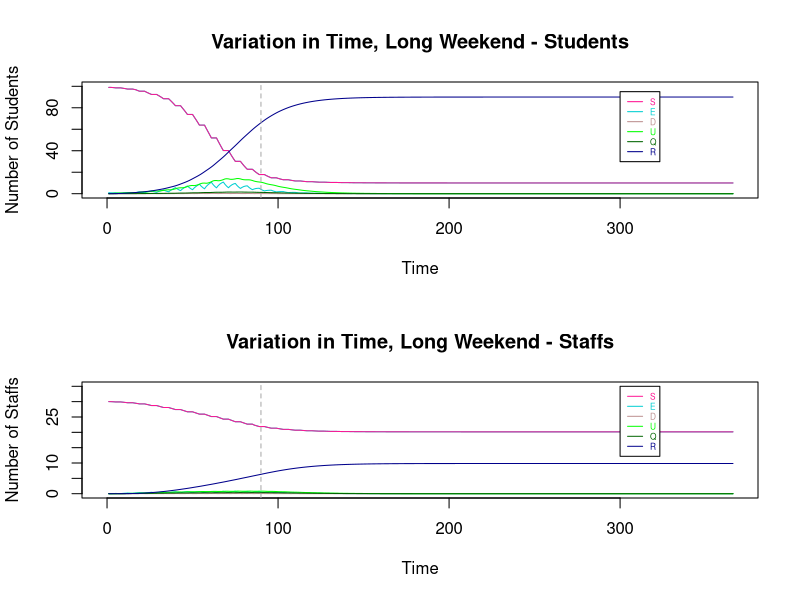

This chart was generated by the following R code:
# Variation in SCHOOL OPENING TIME
# (da1)
###################################################################################################################

# Parameters
Ta = matrix(c(0.64,1), nrow = 2) # transmissibility of student and staff
Ca = matrix(c(0.79,1), nrow = 1)  # susceptibility of student and staff
tau = c(0.54, 0.54/2)  # individual transmission rate within and outside the bubble
# set p: the transmission rate: 
p1 = Ta %*% Ca
# p = (student-student same bubble, student-student different, staff-student, student-staff, staff-staff both teaching same or different bubbles)
p = c(p1[1,1]*tau[1], p1[1,1]*tau[2], p1[2,1]*tau[2], p1[1,2]*tau[2], p1[2,2]*tau[2]) #RHO

a = 0.2  # ALPHA: rate from latent to infection
d = c(0.1,0.3) # d:probability of an infection is detectable/symptomatic for student and staff
e = 0.138 # EPSILON: the relative transmission for undetectable compared to detectable
o = 0.75  # THETA: rate of getting quanrantined 
y = 0.1 # GAMMA:recovery rate (differ by age and compartments)

r.values = c(9,3,10,3,3)  # r:contact r people (should be changing with time), in the same order as p (RHO)

T = 366
N = 10 # student number in each bubble


###################################################################################################################

# Define dataframe - students bubbles 1-10 and total staff
# Define array 
B <- matrix(rep(0), T, 7)
A <- array(rep(B), dim = c(T, 7, 11))

A[,1,] <- 10 #  S
A[,7,] <- 10 #  N
A[,1,11] <- 30  # 30 staffs are S initially
A[,7,11] <- 50 #  50 staffs in total (20 of them work from home)
A[1,,1] <- c(9,1,0,0,0,0,10)   # initials

dimnames(A) <- list(1:T, c("S","E","D","U","Q","R","N"), c(sprintf("B%d", 1:10),"Staff"))  # name the array

head(A)
da1 <- as.data.frame(A)

###################################################################################################################

# Set initials
S <- matrix(rep(0), T+1, 10)
E <- matrix(rep(0), T+1, 10)
D <- matrix(rep(0), T+1, 10)
U <- matrix(rep(0), T+1, 10)
Q <- matrix(rep(0), T+1, 10)
R <- matrix(rep(0), T+1, 10)
r <- matrix(rep(0), T+1, 10)

S.Staff=S1=S2=S3=S4=S5=S6=S
E.Staff=E1=E2=E3=E4=E5=E6=E
D.Staff=D1=D2=D3=D4=D5=D6=D
U.Staff=U1=U2=U3=U4=U5=U6=U
Q.Staff=Q1=Q2=Q3=Q4=Q5=Q6=Q
R.Staff=R1=R2=R3=R4=R5=R6=R
r1=r2=r3=r4=r5=r

S5.diff=S2.diff=S
E5.diff=E2.diff=E
D5.diff=D2.diff=D
U5.diff=U2.diff=U
R5.diff=R2.diff=R
r5.diff=r2.diff=r

S.Staff.change = S.Staff



###################################################################################################################
# The Symbols for the Dynamic system 

# STUDENTS
# S, E, D, U, Q, R : (without subscript of numbers) TOTAL number of students in each compartment (for an individual bubble)

# S1, E1, D1, U1, Q1, R1: TOTAL number of students in each compartments with ONLY the intractions WITHIN bubbles (for an individual bubble)

# S2.diff, E2.diff, D2.diff, U2.diff, R2.diff : TOTAL number of students that are not in the specified bubble (for an individual bubble)

# S2, E2, D2, U2, Q2, R2: CHANGE of number of students in each compartments by BETWEEN-BUBBLES interactions (for an individual bubble)

# S3, E3, D3, U3, Q3, R3 : CHANGE of number of students in each compartments by their teaching staffs (for an individual bubble)

# STAFFS
# S.Staff, E.Staff, D.Staff, U.Staff, Q.Staff, R.Staff : (without subscript of numbers) TOTAL number of STAFF in each compartment (for those teaching an individual bubble)

# S4, E4, D4, U4, Q4, R4: CHANGE of number of staffs in each compartments by the students they teach (for those teaching an individual bubble)

# S5.diff, E5.diff, D5.diff, U5.diff, R5.diff : TOTAL number of staffs that are not teaching the specified bubble (for those teaching an individual bubble)

# S5, E5, D5, U5, Q5, R5 : CHANGE of number of staffs in each compartments by staffs teaching other bubbles (for those teaching an individual bubble)

# S6, E6, D6, U6, Q6, R6 : CHANGE of number of staffs in each compartments by the staffs teaching the same bubble (for those teaching an individual bubble)

# r are the number of sesceptible contacts that an infection case would contact (vary with situations)

# Staff.School : the number of staff at school of teaching each bubble

# Staff.rp : the number of staff that can come to teach the bubble that were working from home

# TUTOR GROUP

# S.Std_Std : CHANGE of number of student in tutor group by infections within tutor group

# S.Std1 : CHANGE of number of student in bubble j by infections within tutor group

# S.Std2 : CHANGE of number of student in bubble j by infections from the tutor

# S.Stf, E.Stf, D.Stf, U.Stf, Q.Stf, R.Stf : Total number of tutors being infected in tutor group j

###################################################################################################################

# i : time step start from 1 
# j : bubble number 1 to 10

for (i in 1:T){
  for (j in 1:10){  
    
    ###### For STUDENTS
    
    # initals
    S[1,j] =  da1[1,paste("S.B", j, sep = "")]
    E[1,j] =  da1[1,paste("E.B", j, sep = "")]
    D[1,j] =  da1[1,paste("D.B", j, sep = "")]
    U[1,j] =  da1[1,paste("U.B", j, sep = "")]
    Q[1,j] =  da1[1,paste("Q.B", j, sep = "")]
    R[1,j] =  da1[1,paste("R.B", j, sep = "")]
    
    # STUDENT to STUDENT in the SAME BUBBLE
    S1[1,j] =  da1[1,paste("S.B", j, sep = "")]
    E1[1,j] =  da1[1,paste("E.B", j, sep = "")]
    D1[1,j] =  da1[1,paste("D.B", j, sep = "")]
    U1[1,j] =  da1[1,paste("U.B", j, sep = "")]
    Q1[1,j] =  da1[1,paste("Q.B", j, sep = "")]
    R1[1,j] =  da1[1,paste("R.B", j, sep = "")]
    r1[1,j] =  S[1,j]  # number of contact depends on how many S in the bubble
    
    # This formula comes from the dynamic equations (in powerpoint slide 4)
    S1[i+1,j] = S[i,j] - r1[i,j]*p[1]*(D[i,j]+e*U[i,j])
    E1[i+1,j] = E[i,j] + r1[i,j]*p[1]*(D[i,j]+e*U[i,j]) - a*E[i,j]
    D1[i+1,j] = D[i,j] + a*d[1]*E[i,j] - o*D[i,j]
    U1[i+1,j] = U[i,j] + a*(1-d[1])*E[i,j] - y*U[i,j]
    Q1[i+1,j] = Q[i,j] + o*D[i,j] - y*Q[i,j]
    R1[i+1,j] = R[i,j] + y*(Q[i,j]+U[i,j])
    r1[i+1,j] = S[i,j] 
    
    
    # STUDENT to STUDENT in DIFFERENT BUBBLES #
    # number of contact for each individual in bubble j to students in other bubbles
    r2.diff[1,j] =  3  # each student in j contact 3 students in other bubbles
    r2.diff[i+1,j] = r2.diff[i,j]    
    # the total number of contacts of the students in bubble j
    m = round(r2.diff[i,j]*(S[i,j]))  # only Susceptible individuals in j might be infected by students in other bubbles
    
    # inital values of total number of students at school not in bubble j
    # (only S,E,D,U are at school, currently not considered recovery come back to school yet)
    S2.diff[1,j] = 90
    E2.diff[1,j] = 0
    D2.diff[1,j] = 0
    U2.diff[1,j] = 0
    R2.diff[1,j] = 0
    
    # Subset for S,E,D,U compartments of all bubbles 
    all.S = (c(1:ncol(da1)) %% 7) == 1
    all.E = (c(1:ncol(da1)) %% 7) == 2
    all.D = (c(1:ncol(da1)) %% 7) == 3
    all.U = (c(1:ncol(da1)) %% 7) == 4
    all.R = (c(1:ncol(da1)) %% 7) == 6
    
    #total number of students at school not in bubble j (and not staff: the reason of removing the last column)
    # The number of S, E, D, U at time i, different to bubble j
    S2.diff[i,j] = round(sum((da1[i,(all.S)][,-j])[,c(1:ncol(da1[i,(all.S)][,-j])-1)]))
    E2.diff[i,j] = round(sum((da1[i,(all.E)][,-j])[,c(1:ncol(da1[i,(all.E)][,-j])-1)]))
    D2.diff[i,j] = round(sum((da1[i,(all.D)][,-j])[,c(1:ncol(da1[i,(all.D)][,-j])-1)]))
    U2.diff[i,j] = round(sum((da1[i,(all.U)][,-j])[,c(1:ncol(da1[i,(all.U)][,-j])-1)]))
    R2.diff[i,j] = round(sum((da1[i,(all.R)][,-j])[,c(1:ncol(da1[i,(all.R)][,-j])-1)]))
    
    # make a list of S, E, D, U not in bubble j (the times of repeat is the number of students in each compartment)
    list = c(rep("S", S2.diff[i,j]), rep("E", E2.diff[i,j]), rep("D", D2.diff[i,j]), rep("U", U2.diff[i,j]), rep("R", R2.diff[i,j]))
    
    #count the number of S,E,D,U that students in j contacted to
    # " sample(list, m, replace = TRUE) ": Randomly select m from list
    set.seed(123)
    countS = sum((sample(list, m, replace = TRUE))=="S") # for students in bubble j: the number of contact outside bubble j are S
    countE = sum((sample(list, m, replace = TRUE))=="E") # for students in bubble j: the number of contact outside bubble j are E
    countD = sum((sample(list, m, replace = TRUE))=="D") # for students in bubble j: the number of contact outside bubble j are D
    countU = sum((sample(list, m, replace = TRUE))=="U") # for students in bubble j: the number of contact outside bubble j are U
    countR = sum((sample(list, m, replace = TRUE))=="R") # for students in bubble j: the number of contact outside bubble j are R
    
    
    # The number of change in S and E compartments by interactions from other bubbles to bubbles j (only the partial effect)
    # initial (no intractions between bubbles at time 1)
    S2[1,j] = 0
    E2[1,j] = 0
    
    # The change in S and E for bubble j only depends on the number of:
    # 1. (   susceptible students in bubble j: r1[i,j] = S[i,j]   ) and 
    # 2. (   number of detectable/symtomatic and undetectable/asymtomatic that are contacted in other bubbles: countD+e*countU   
    #                                                        -- e is because the effectiveness on D and U in infection rate are different)
    S2[i+1,j] = -p[2]*(countD+e*countU)  # Only the change because of other bubbles
    E2[i+1,j] = p[2]*(countD+e*countU)  # Only the change because of other bubbles, so those Es goes into D/U compartments are included in E1
    
    
    # STAFF to STUDENTs they teach 
    # initial - there is no change of S and E initially
    S3[1,j] = 0
    E3[1,j] = 0
    r3[1,j] = r.values[3]
    
    # The change in S and E for bubble j depends on the number of D and U of staffs
    S3[i+1,j] = - r1[i,j]*p[3]*(D.Staff[i,j]+e*U.Staff[i,j])  
    E3[i+1,j] = r1[i,j]*p[3]*(D.Staff[i,j]+e*U.Staff[i,j]) 
    r3[i+1,j] =  S[i,j]
    
    
   
    
    # TOTAL on STUDNETS 
    if (S1[i+1,j] + S2[i+1,j] + S3[i+1,j] >= 0){   # The total number of S has to be >= 0
      S[i+1,j] = S1[i+1,j] + S2[i+1,j] + S3[i+1,j] 
      E[i+1,j] = E1[i+1,j] + E2[i+1,j] + E3[i+1,j]
    }
    else {  # If not, S = 0, 
      #         E = previous (time step) amout of E - the same amount of students reduced in S compartment - those move to the next compartments
      S[i+1,j] = 0
      E[i+1,j] = E[i,j] - (S[i+1,j]-S[i,j]) - a*E[i,j]
    }
    
    D[i+1,j] = D1[i+1,j]
    U[i+1,j] = U1[i+1,j]
    Q[i+1,j] = Q1[i+1,j]
    R[i+1,j] = R1[i+1,j]
    
    
    ###### For STAFF
    
    # Assume there are 50 staffs in total, initially 30 of them teach students. 
    # The overall effect on STAFF (stdent -> staff  &   staff -> staff in same / different bubble)
    
    # initials
    S.Staff[1,] =  3
    E.Staff[1,] =  0
    D.Staff[1,] =  0
    U.Staff[1,] =  0
    Q.Staff[1,] =  0
    R.Staff[1,] =  0
    
    # STUDENT to STAFF
    # initials
    S4[1,j] = 0
    r4[1,j] = r.values[4]  
    
    # Only S and E compartments will change directly by the infection cause by studnets (E3 = -S3)
    S4[i+1,j] = - r4[i]*p[4]*(D[i,j]+e*U[i,j])
    r4[i+1,j] = S.Staff[i,j]
    
    
    # STAFF to STAFF (teach same bubble)
    # initials
    S6[1,j] = 0
    
    # Only S and E compartments will change directly by the infection cause by staffs teach same bubble (E6 = -S6)
    S6[i+1,j] = - r4[i]*p[5]*(D.Staff[i,j]+e*U.Staff[i,j])
    
    
    # STAFF to STAFF (teach different bubbles)
    # number of contact for each individual staff teach bubble j to the staffs teach other bubbles
    r5.diff[1,j] =  3  # each staff teach j contact 3 staffs teach other bubbles
    r5.diff[i+1,j] = r5.diff[i,j]    
    # the total number of contacts of the students in bubble j
    m.Staff = round(r5.diff[i,j]*(S.Staff[i,j]))  # only Susceptible staffs in j might be infected 
    
    # inital values of total number of staff at school not teach bubble j
    # (only S,E,D,U are at school, currently not considered recovery come back to school yet)
    S5.diff[1,] = 27
    E5.diff[1,] = 0
    D5.diff[1,] = 0
    U5.diff[1,] = 0
    R5.diff[1,] = 0
    
    # The number of S, E, D, U at time i, not teaching to bubble j
    S5.diff[i,j] = round(sum(S.Staff[i,])-S.Staff[i,j])
    E5.diff[i,j] = round(sum(E.Staff[i,])-E.Staff[i,j])
    D5.diff[i,j] = round(sum(D.Staff[i,])-D.Staff[i,j])
    U5.diff[i,j] = round(sum(U.Staff[i,])-U.Staff[i,j])
    R5.diff[i,j] = round(sum(R.Staff[i,])-R.Staff[i,j])
    
    # make a list of S, E, D, U not teach bubble j (the times of repeat is the number of staff in each compartment)
    list.Staff = c(rep("S", S5.diff[i,j]), rep("E", E5.diff[i,j]), rep("D", D5.diff[i,j]), rep("U", U5.diff[i,j]), rep("R", R5.diff[i,j]))
    
    #count the number of S,E,D,U that staffs teaching bubble j contacted to
    # " sample(list.Staff, m.Staff, replace = TRUE) ": Randomly select m.Staff from list
    set.seed(123)
    count.StaffS = sum((sample(list.Staff, m.Staff, replace = TRUE))=="S") # for students in bubble j: the number of contact outside bubble j are S
    count.StaffE = sum((sample(list.Staff, m.Staff, replace = TRUE))=="E") # for students in bubble j: the number of contact outside bubble j are E
    count.StaffD = sum((sample(list.Staff, m.Staff, replace = TRUE))=="D") # for students in bubble j: the number of contact outside bubble j are D
    count.StaffU = sum((sample(list.Staff, m.Staff, replace = TRUE))=="U") # for students in bubble j: the number of contact outside bubble j are U
    count.StaffR = sum((sample(list.Staff, m.Staff, replace = TRUE))=="R") # for students in bubble j: the number of contact outside bubble j are R
    
    # The number of change in S and E compartments by staffs teach j and other staffs contacts
    # initial (no transmission at time 1)
    S5[1,j] = 0
    
    # The change in S and E for staffs teach bubble j only depends on the number of:
    # 1. (   susceptible staffs teach bubble j: r5[i,j] = S.Staff[i,j]   ) and 
    # 2. (   number of detectable/symtomatic and undetectable/asymtomatic staffs teach other bubbles: count.StaffD+e*count.StaffU
    #                                                        -- e is because the effectiveness on D and U in infection rate are different)
    S5[i+1,j] = - p[5]*(count.StaffD+e*count.StaffU)  # Only the change because of staff teach other bubbles
    # E5 = -S5
    
    
    
    # TOTAL on STAFF
    # the total change of staff
    
    S.Staff.change[1,j] = 0
    S.Staff.change[i+1,j] = -(S4[i+1,j] + S5[i+1,j] + S6[i+1,j])    
    
    # With larger number in each group, remove the overlapping cases of new infection by:
    # (There might be chance an individual staff is infected by both students he teach and other staff he contact with)
    # Here, use randomly choosing to reduce the overlapping change effect
    # # # count.StaffS_overlap = - round(S3[i+1,j] + S5[i+1,j] + S6[i+1,j]) # the infected cases/the change in S (with overlap)
    
    # This formula comes from the dynamic equations (in powerpoint slide 4)
    S.Staff[i+1,j] = S.Staff[i,j] - S.Staff.change[i+1,j]
    E.Staff[i+1,j] = E.Staff[i,j] + S.Staff.change[i+1,j] - a*E.Staff[i,j]
    D.Staff[i+1,j] = D.Staff[i,j] + a*d[2]*E.Staff[i,j] - o*D.Staff[i,j]
    U.Staff[i+1,j] = U.Staff[i,j] + a*(1-d[2])*E.Staff[i,j] - y*U.Staff[i,j]
    Q.Staff[i+1,j] = Q.Staff[i,j] + o*D.Staff[i,j] - y*Q.Staff[i,j]
    R.Staff[i+1,j] = R.Staff[i,j] + y*(Q.Staff[i,j]+U.Staff[i,j])
    
    
    
    # The change on Weekends
    #-----------------------------------------------------------------------------------------------------------------#
    ########## Long Weekend : School day from Monday to Thurday
    long = c(seq(0,T,7)-2, seq(0,T,7)-1, seq(0,T,7)-0)
    
    if (!is.na(match(i, setdiff(0:T,long))) == TRUE){  #if time i is weekday
    }
    
    else{  #if time i is weekend
      S[i+1,j] = S[i,j]
      E[i+1,j] = E[i,j] - a*E[i,j]
      
      S.Staff[i+1,j] = S.Staff[i,j]
      E.Staff[i+1,j] = E.Staff[i,j] - a*E.Staff[i,j]
      
    }   
    #-----------------------------------------------------------------------------------------------------------------#
    
    
    # Add the results of each time step i and each bubble j of each compartments to the dataframe da1
    da1[i,paste("S.B", j, sep = "")] <- S[i,j]
    da1[i,paste("E.B", j, sep = "")] <- E[i,j]
    da1[i,paste("D.B", j, sep = "")] <- D[i,j]
    da1[i,paste("U.B", j, sep = "")] <- U[i,j]
    da1[i,paste("Q.B", j, sep = "")] <- Q[i,j]
    da1[i,paste("R.B", j, sep = "")] <- R[i,j]
    
    da1[i,paste("S.", "Staff", sep = "")] <- sum(S.Staff[i,]) 
    da1[i,paste("E.", "Staff", sep = "")] <- sum(E.Staff[i,]) 
    da1[i,paste("D.", "Staff", sep = "")] <- sum(D.Staff[i,])
    da1[i,paste("U.", "Staff", sep = "")] <- sum(U.Staff[i,]) 
    da1[i,paste("Q.", "Staff", sep = "")] <- sum(Q.Staff[i,])
    da1[i,paste("R.", "Staff", sep = "")] <- sum(R.Staff[i,])
    
    # Sum up the total dynamic of students for all bubbles
    da1$S.Student[i] <- sum(S[i,])
    da1$E.Student[i] <- sum(E[i,])
    da1$D.Student[i] <- sum(D[i,])
    da1$U.Student[i] <- sum(U[i,])
    da1$Q.Student[i] <- sum(Q[i,])
    da1$R.Student[i] <- sum(R[i,])
    da1$N.Student[i] <- 100
    
  }
}

# Add extra columns 
for (i in 1:T){
  
  
  
  # reproduction rate Rt
  da1$Rt.Student[i] <- (da1$E.Student[i+1] + da1$D.Student[i+1] + da1$U.Student[i+1] + da1$Q.Student[i+1]) / 
    (da1$E.Student[i] + da1$D.Student[i] + da1$U.Student[i] + da1$Q.Student[i])
  
  da1$Rt.Staff[i] <- (da1$E.Staff[i+1] + da1$D.Staff[i+1] + da1$U.Staff[i+1] + da1$Q.Staff[i+1]) / 
    (da1$E.Staff[i] + da1$D.Staff[i] + da1$U.Staff[i] + da1$Q.Staff[i])
}



###################################################################################################################
# Plot SEDUQR graphs
par(mfrow=c(2, 1), lwd=1)

# Students
X_lim <- seq(1,T,by=1)
plot(da1$S.Student~X_lim, pch=15, col="darkTurquoise", main = "Variation in Time, Long Weekend - Students", type = "l", xlab = "Time", ylab = "Number of Students", xlim = c(0,T), ylim = c(0,100))

lines(da1$S.Student, col="DeepPink", lty=1)
lines(da1$E.Student, col="darkTurquoise", lty=1)
lines(da1$D.Student, col="RosyBrown", lty=1)
lines(da1$U.Student, col="green", lty=1)
lines(da1$Q.Student, col="darkgreen", lty=1)
lines(da1$R.Student, col="darkblue", lty=1)

legend(300, 95 ,c("S","E","D", "U", "Q", "R"),col=c("DeepPink","darkTurquoise","RosyBrown", "green", "darkgreen", "darkblue"),
       text.col=c("DeepPink","darkTurquoise","RosyBrown", "green", "darkgreen", "darkblue"),lty=c(1,1,1,1),
       cex=0.5)
abline(v=90,col="dark grey", lty=2)


# Staffs
X_lim <- seq(1,T,by=1)
plot(da1$S.Staff~X_lim, pch=15, col="darkTurquoise", main = "Variation in Time, Long Weekend - Staffs", type = "l", xlab = "Time", ylab = "Number of Staffs", xlim = c(0,T), ylim = c(0,35))

lines(da1$S.Staff, col="DeepPink", lty=1)
lines(da1$E.Staff, col="darkTurquoise", lty=1)
lines(da1$D.Staff, col="RosyBrown", lty=1)
lines(da1$U.Staff, col="green", lty=1)
lines(da1$Q.Staff, col="darkgreen", lty=1)
lines(da1$R.Staff, col="darkblue", lty=1)

legend(300, 35,c("S","E","D", "U", "Q", "R"),col=c("DeepPink","darkTurquoise","RosyBrown", "green", "darkgreen", "darkblue"),
       text.col=c("DeepPink","darkTurquoise","RosyBrown", "green", "darkgreen", "darkblue"),lty=c(1,1,1,1),
       cex=0.5)
abline(v=90,col="dark grey", lty=2)

